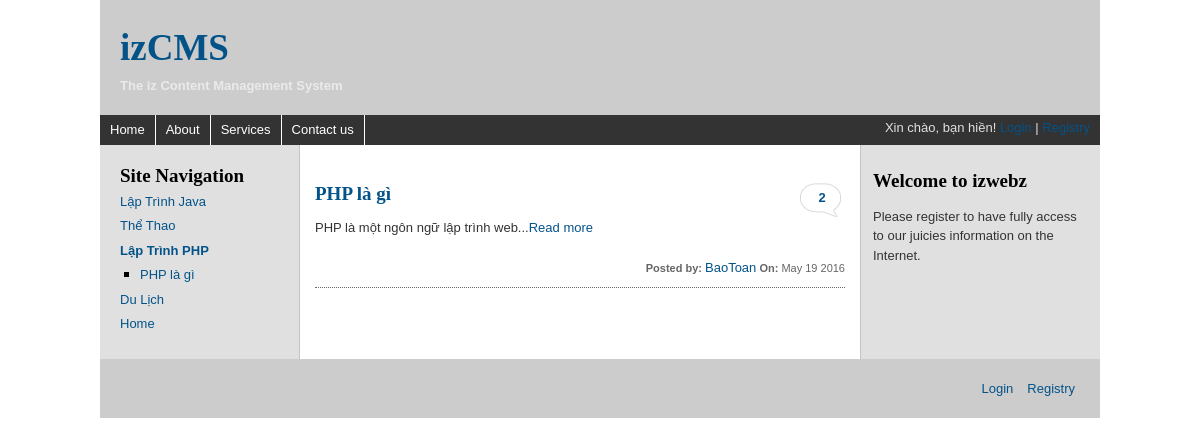
Page /index.php?cid=1 on the committed database.
### tables this page shows
CREATE TABLE IF NOT EXISTS `categories` (
  `cate_id` int(11) NOT NULL,
  `user_id` int(11) NOT NULL,
  `cate_name` varchar(100) NOT NULL,
  `position` tinyint(4) NOT NULL
);

CREATE TABLE IF NOT EXISTS `pages` (
  `page_id` int(11) NOT NULL,
  `user_id` int(11) NOT NULL,
  `cate_id` int(11) NOT NULL,
  `page_name` varchar(150) NOT NULL,
  `content` text NOT NULL,
  `position` tinyint(4) NOT NULL,
  `post_on` datetime NOT NULL
);

### includes/common_functions.php (called while the page is built, shortened)
<?PHP
    function the_excerpt($text) {
        $text = htmlentities($text);
        return $text;
    }
    function validate_id($id) {
        if(isset($id) && filter_var($id, FILTER_VALIDATE_INT, array("min-range" => 1))) {
            return $id;
        } else {
            return NULL;
        }
    }
?>

### index.php (the view, shortened to what this page needs)
<?PHP
    include("includes/common_functions.php");
    include("includes/header.php");
    include("includes/mysqli_connection.php");
    include("includes/sidebar-a.php");
?>
<div id="content">
    <?PHP
        if(isset($_GET['cid']) && $cid = validate_id($_GET['cid'])) {
            $q = "select p.page_name, p.page_id, p.content, DATE_FORMAT(p.post_on, '%b %d %Y') as date,";
            $q .= " CONCAT(' ', u.first_name, u.last_name) as name, u.user_id, count(c.comment_id) as count from pages as p";
            $q .= " inner join users as u using(user_id) left join comments as c using(page_id) where p.cate_id = {$cid} group by p.page_id order by date limit 0, 10";
            $r = mysqli_query($connection, $q);
            if(mysqli_num_rows($r) > 0) {
                while($page = mysqli_fetch_array($r, MYSQLI_ASSOC)) {
                    echo "
                        <div class='post'>
                            <h2><a href='single.php?pid={$page['page_id']}'>{$page['page_name']}</a></h2>
                            <p class='comments'><a href='single.php?pid={$page['page_id']}#disscuss'>{$page['count']}</a></p>
                            <p>" . the_excerpt($page['content']) . "...<a href='single.php?pid={$page['page_id']}'>Read more</a></p>
                            <p class='meta'><strong>Posted by: </strong><a href='author.php?aid={$page['user_id']}'>{$page['name']}</a> <strong>On: </strong>{$page['date']}</p>
                        </div>
                    ";
                }
            } else {
                $messages = "First of all, write a page before";
            }
        }
    ?>
</div>
<?PHP include("includes/sidebar-b.php"); ?>
<?PHP include("includes/footer.php"); ?>

### includes/header.php (shortened to what this page needs)
<!DOCTYPE html>
<html>
<head>
	<link rel='stylesheet' href='css/style.css' />
</head>
<body>
	<div id="container">
	<div id="header">
		<h1><a href="http://localhost/btcms/index.php">izCMS</a></h1>
        <p class="slogan">The iz Content Management System</p>
	</div>
	<div id="navigation">
		<ul>
	        <li><a href='http://localhost/btcms/index.php'>Home</a></li>
			<li><a href='#'>About</a></li>
			<li><a href='#'>Services</a></li>
			<li><a href='contact.php'>Contact us</a></li>
		</ul>
        <p class="greeting">
        Xin chào,
                <?PHP
                        if(isset($_SESSION['user_id'])) {
                            echo $_SESSION['first_name'] . " " . $_SESSION['last_name'];
                            echo "
                                | <a href='logout.php'>Logout</a>
                            ";
                        } else {
                            echo "bạn hiền!";
                            echo "
                                <a href='login.php'>Login</a> | <a href='register.php'>Registry</a></p>
                            ";
                        }
                ?>
	</div>

### includes/sidebar-a.php (shortened to what this page needs)
<div id="content-container">
    <div id="section-navigation">
        <h2>Site Navigation</h2>
		<ul class="navi">
            <?PHP
                if(isset($_GET['cid']) && filter_var($_GET['cid'], FILTER_VALIDATE_INT, array("min-range" >= 1))) {
                    $cid = $_GET['cid'];
                } else {
                    $cid = NULL;
                }
                if(isset($_GET['pid']) && filter_var($_GET['pid'], FILTER_VALIDATE_INT, array("min-range" >= 1))) {
                    $pid = $_GET['pid'];
                } else {
                    $pid = NULL;
                }
                $q = "select cate_name, cate_id from categories order by position asc";
                $r = mysqli_query($connection, $q);
                while($cate = mysqli_fetch_array($r, MYSQL_ASSOC)) {
                    echo "<li><a href='index.php?cid={$cate['cate_id']}'";
                        if($cate['cate_id'] == $cid) {
                            echo " class='selected'";
                        }
                    echo ">{$cate['cate_name']}</a>";
                    $sql = "select page_name, page_id from pages where cate_id={$cate['cate_id']} order by position asc";
                    $rs = mysqli_query($connection, $sql);
                    if(mysqli_num_rows($rs) > 0) {
                        echo "<ul class='pages'>";
                        while($page = mysqli_fetch_array($rs, MYSQLI_ASSOC)) {
                            echo "<li><a href='single.php?pid={$page['page_id']}' ";
                                if($page['page_id'] == $pid) {
                                    echo "class='selected'";
                                }
                            echo ">{$page['page_name']}</a></li>";
                        }
                        echo "</ul>";
                    }
                    echo "</li>";
                }
            ?>
			<li><a href="/cms/">Home</a></li>
		</ul>
</div>

### includes/sidebar-b.php
<div id="aside">
    <div class="box">
        <h2>Welcome to izwebz</h2>
    	<p>
    		Please register to have fully access to our juicies information on the Internet.
    	</p>
    </div>
</div>

### includes/footer.php
<div id="footer">
    <ul class="footer-links">
        <?PHP
            if(isset($_SESSION['user_level'])) {
                switch($_SESSION['user_level']) {
                    case 0: echo "
                        <li><a href='edit_profile.php'>User Profile</a></li>
                		<li><a href='change_password.php'>Change Password</a></li>
                		<li><a href='#'>Person Message</a></li>
                    ";
                    break;
                    case 2: echo "
                        <li><a href='edit_profile.php'>User Profile</a></li>
                		<li><a href='change_password.php'>Change Password</a></li>
                		<li><a href='#'>Person Message</a></li>
                        <li><a href='admin/admin.php'>Admin CP</a></li>
                    ";
                    break;
                    default: echo "
                        <li><a href='login.php'>Login</a></li>
                		<li><a href='registry.php'>Registry</a></li>
                    ";
                }
            } else {
                echo "
                        <li><a href='login.php'>Login</a></li>
                		<li><a href='registry.php'>Registry</a></li>
                    ";
            }
        ?>
    </ul>
</div>
</div>
</div>
</body>
</html>

### css/style.css (style rules this page uses)
* { margin: 0; padding: 0 }
p, label, a { color: #333333; line-height: 1.5; font-size: 13px; font-family:'lucida grande',tahoma,verdana,arial,sans-serif； }
ul { list-style: none; }
a { color: #035389; text-decoration: none; }
h2 a, h2 { margin: 0; font-size: 19px; font-family: museo, georgia, san-serif; }
#container { margin: 0 auto;width: 1000px;background: #fff; }
#header { background: #ccc;padding: 20px; }
#header h1 a { margin: 0; font-size: 37px; font-family: museo, georgia, san-serif; }
.slogan { font-weight: bold; color: #EAEAEA; }
#navigation { float: left;width: 1000px;background: #333; }
.greeting { color:#E0E0E0; float: right; padding: 3px 10px 0px 0px; }
#navigation ul { margin: 0;padding: 0; }
#navigation ul li { display: inline; }
#navigation li a { display: block;float: left;padding: 5px 10px;color: #fff;text-decoration: none;border-right: 1px solid #fff; }
#content-container { float: left;width: 1000px;background: #fff url(images/layout-three-fixed-background.gif) repeat-y 100% 0; }
#section-navigation { float: left;width: 160px;padding: 20px 0;margin: 0 20px;display: inline; }
#section-navigation ul li { margin: 5px 0px;padding: 0; }
.pages { list-style: square; margin: 0 0 0 20px; }
#content { float: left;width: 530px;padding: 20px 0;margin: 0 0 0 15px; }
#content .meta { font-size: 11px; color: #666; float: right; }
#aside { float: right;width: 207px;padding: 10px 0;margin: 0 20px 0 0; }
.box { margin: 15px 0px; }
.box h2 { margin: 0px 0px 15px 0px; }
#content .post { margin: 15px 0px; overflow: hidden; }
.post { border-bottom: 1px dotted #666; position: relative; }
.comments a { display: block; width: 46px; height: 43px; background: url(images/bubble.png) no-repeat top left; text-align: center; padding: 7px 0px 0px; font-weight: bold; position: absolute; top: 1px; right: 0px; }
#content p { margin: 10px 0px; }
#footer { clear: both;background: #ccc;text-align: right; padding: 20px; }
.footer-links li { display: inline; margin: 0 5px; }
.selected { font-weight: bold; }

### rows in the picture
categories: cate_name "Lập Trình Java"
categories: cate_name "Thể Thao"
categories: cate_name "Lập Trình PHP"
pages: page_name "PHP là gì", count "2", content "PHP là một ngôn ngữ lập trình web", name "BaoToan", date "May 19 2016"
categories: cate_name "Du Lịch"
